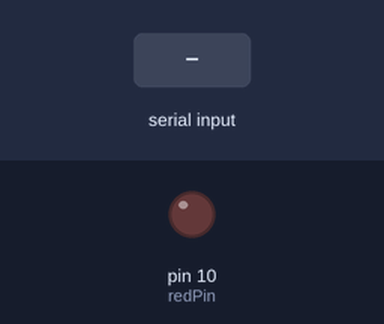
This sketch was run on a simulated Arduino Uno, built with avr-gcc and run on an emulated ATmega328P. Shown: output pins drawn as LEDs (lit = HIGH). Dashed ring = blinking. Inputs (shaded band) come from the test bench. What the sketch prints to the serial monitor is not drawn.

Above: at 1.2 s.
1.3 s: "90,45\n" received over Serial
At 1.45 s:
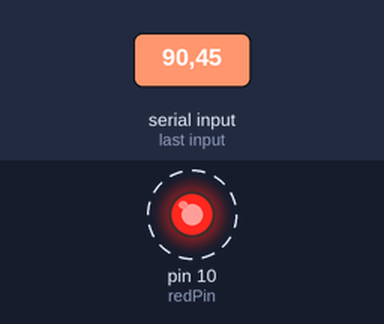
Timing chart, 0 to 10.3 s (numbered marks = the images above; inputs shaded):
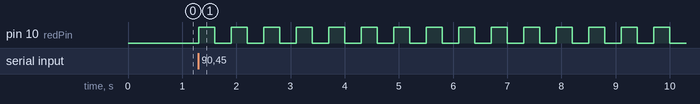

The sketch:

004-Serial.ino
```cpp
int number;
int redPin=10;
String msg="How many times do you want the red LED to blink? ";
int wait=300;
int j;

void setup() {
  // put your setup code here, to run once:
  pinMode(redPin, OUTPUT);
  Serial.begin(9600);
}

void loop() {
  // put your main code here, to run repeatedly:
  Serial.println();
  Serial.println(msg);
  while (Serial.available()==0) {

  }

  number=Serial.parseInt();
  for(j=1;j<=number;j=j+1)  {
    digitalWrite(redPin, HIGH);
    delay(wait);
    digitalWrite(redPin, LOW);
    delay(wait);
  }
}
```

Measured:
- after the input at 1.3 s, pin 10 (redPin): alternates HIGH for 0.30 s and LOW for 0.30 s, starting at once
